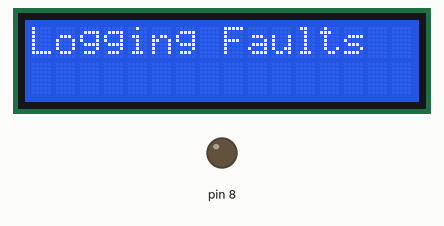
Simulated run of this sketch. Board: Arduino Uno, built with avr-gcc and run on an emulated ATmega328P. Shown: 16×2 character LCD, output pins drawn as LEDs (lit = HIGH). Random numbers use the default seed unless the sketch sets one; EEPROM starts erased; what the sketch prints to the serial monitor is not drawn.

Above: at 0.1 s.
At 3.6 s:
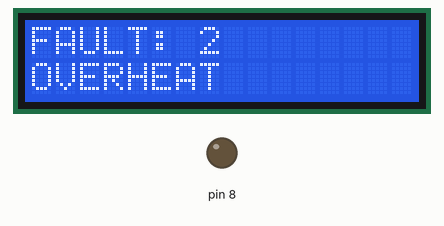
At 7.3 s:
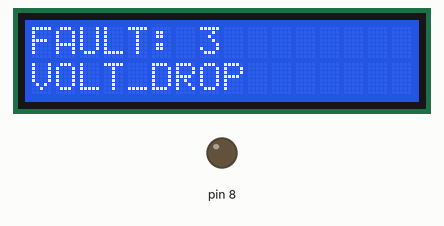
At 9.3 s:
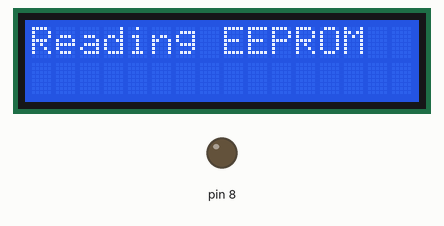
Timing chart, 0 to 10.8 s (numbered marks = the images above):
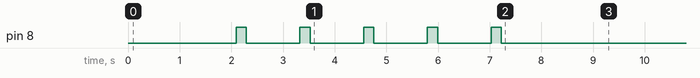

Measured:
- what the display in image 1 shows lasts 2.5 s, from 3.5 s to 6.0 s
- what the display in image 2 shows lasts 3.3 s, from 6.0 s to 9.3 s

The sketch:

fault_logger.ino
```cpp
#include <Wire.h>
#include <LiquidCrystal_I2C.h>
#include <EEPROM.h>

// Use 0x27 or 0x3F based on your LCD
LiquidCrystal_I2C lcd(0x27, 16, 2);  // Try 0x3F if 0x27 doesn't work

const char* faultNames[] = {
  "NONE",         // 0
  "SENSOR_FAIL",  // 1
  "OVERHEAT",     // 2
  "VOLT_DROP",    // 3
  "MEM_ERROR"     // 4
};

uint16_t eepromAddress = 0;

void setup() {
  Serial.begin(9600);
  lcd.init();
  lcd.backlight();
  pinMode(8, OUTPUT);

  lcd.setCursor(0, 0);
  lcd.print("Logging Faults");

  delay(1000);

  for (int i = 0; i < 5; i++) {
    delay(1000);
    uint8_t faultCode = random(1, 5);
    logFault(faultCode);
    displayFault(faultCode);
  }

  delay(2000);
  lcd.clear();
  lcd.setCursor(0, 0);
  lcd.print("Reading EEPROM");
  Serial.println("EEPROM History:");
  readFaults();
}

void loop() {}

void logFault(uint8_t faultCode) {
  uint32_t timestamp = millis();
  EEPROM.write(eepromAddress++, faultCode);
  for (int i = 0; i < 4; i++) {
    EEPROM.write(eepromAddress++, (timestamp >> (8 * i)) & 0xFF);
  }

  digitalWrite(8, HIGH);
  delay(200);
  digitalWrite(8, LOW);

  Serial.print("Logged: ");
  Serial.print(faultNames[faultCode]);
  Serial.print(" at ");
  Serial.print(timestamp);
  Serial.println(" ms");
}

void displayFault(uint8_t faultCode) {
  lcd.clear();
  lcd.setCursor(0, 0);
  lcd.print("FAULT: ");
  lcd.print(faultCode);
  lcd.setCursor(0, 1);
  lcd.print(faultNames[faultCode]);
}

void readFaults() {
  uint16_t addr = 0;
  for (int i = 0; i < 5; i++) {
    uint8_t code = EEPROM.read(addr++);
    uint32_t time = 0;
    for (int j = 0; j < 4; j++) {
      time |= ((uint32_t)EEPROM.read(addr++)) << (j * 8);
    }
    Serial.print("Fault ");
    Serial.print(i + 1);
    Serial.print(": ");
    Serial.print(faultNames[code]);
    Serial.print(", Time: ");
    Serial.println(time);
  }
}
```
